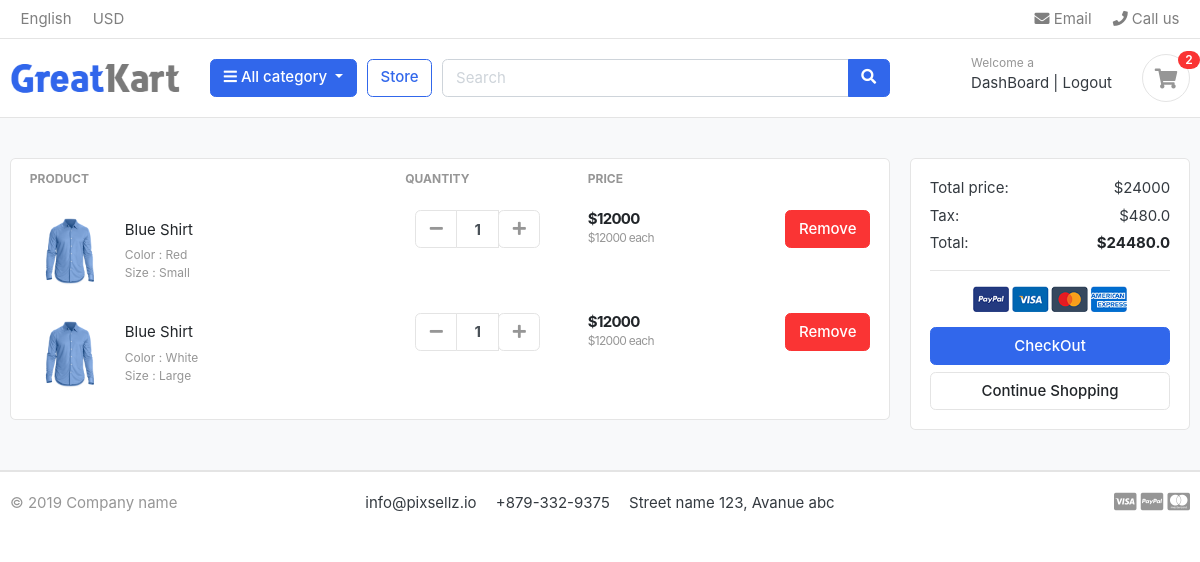
/cart/ (signed in), run on an earlier commit of the app's database.
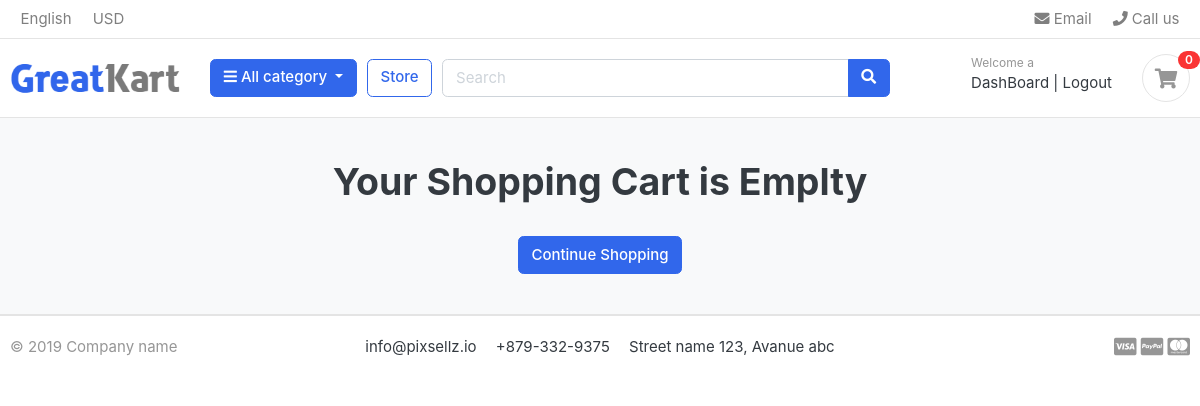
And on a later commit of the database.
### accounts/models.py (models this page shows, shortened)
class Account(AbstractBaseUser):
    first_name   = models.CharField(max_length=50)
    last_name    = models.CharField(max_length=50)
    username     = models.CharField(max_length=50 ,unique=True)
    email        = models.EmailField(max_length=100 , unique=True)
    phone_number = models.CharField(max_length=50)
    date_joined     =models.DateTimeField(auto_now_add=True)
    last_login      =models.DateTimeField(auto_now_add=True)
    is_admin        =models.BooleanField(default=False)
    is_staff        =models.BooleanField(default=False)
    is_active       =models.BooleanField(default=False)
    is_superadmin   =models.BooleanField(default=False)
    USERNAME_FIELD = 'email'
    REQUIRED_FIELDS = ['username','first_name' , 'last_name']
    objects =MyAccountManager()

### carts/models.py (models this page shows, shortened)
class CartItem(models.Model):
    user = models.ForeignKey(Account , on_delete=models.CASCADE , null=True)
    product  = models.ForeignKey(Product , on_delete=models.CASCADE)
    variations = models.ManyToManyField(Variation, blank=True)
    cart     = models.ForeignKey(Cart , on_delete=models.CASCADE , null=True)
    quantity = models.IntegerField()
    is_active = models.BooleanField(default=True)
    def sub_total(self):
        return self.product.price * self.quantity

### store/models.py (models this page shows, shortened)
class Product(models.Model):
    product_name    =models.CharField(max_length=200 , unique=True)
    slug            =models.SlugField(max_length=200 , unique=True)
    description     =models.CharField(max_length=500 , unique=True)
    price           =models.IntegerField()
    image           =models.ImageField(upload_to='photos/products')
    stock           =models.IntegerField()
    is_available    =models.BooleanField(default=True)
    category        =models.ForeignKey(Category, on_delete=models.CASCADE)
    created_date    =models.DateTimeField(auto_now_add=True)
    modified_date   =models.DateTimeField(auto_now=True)
    def get_url(self):
        return reverse('product_details' , args=[self.category.slug, self.slug])

class Variation(models.Model):
    product = models.ForeignKey(Product , on_delete=models.CASCADE)
    variation_category = models.CharField(max_length=100,choices=variation_category_choice)
    variation_value = models.CharField(max_length=100)
    is_active = models.BooleanField(default=True)
    create_date = models.DateTimeField(auto_now=True)
    objects = VariationManager()

### carts/views.py (the view)
# urls.py: path('cart/', include('carts.urls')),
def cart(request ,total =0 ,quantity=0 ,cart_items = None):
    try:
        tax =0
        grand_total = 0
        if request.user.is_authenticated:
            cart_items = CartItem.objects.filter(user = request.user , is_active =True)
        else:
            cart = Cart.objects.get(cart_id = _cart_id(request))
            cart_items = CartItem.objects.filter(cart = cart , is_active =True)
        for cart_item in cart_items:
            total += (cart_item.product.price * cart_item.quantity)
            quantity += cart_item.quantity
        tax = (2 * total)/100
        grand_total  = total +tax
    except ObjectDoesNotExist:
        pass
    context ={
            'total' : total,
            'quantity':quantity,
            'cart_items' : cart_items,
            'tax':tax,
            'grand_total' : grand_total
        }
    return render(request, 'cart/cart.html',context)

### carts/context_processors.py (called while the page is built)
def counter(request):
    cart_counter = 0
    if 'admin' in request.path:
        return {}
    else:
        try:
            cart = Cart.objects.filter(cart_id = _cart_id(request))
            if request.user.is_authenticated:
                cart_items =CartItem.objects.all().filter(user = request.user)
            else:
                cart_items = CartItem.objects.all().filter(cart = cart[:1])
            for cart_item in cart_items:
                cart_counter += cart_item.quantity
        except Cart.DoesNotExist:
            cart_counter =0
    return dict(cart_counter = cart_counter)

### carts/views.py (called while the page is built)
def _cart_id(request):
    cart = request.session.session_key
    if not cart:
        cart = request.session.create()
    return cart

### category/context_processors.py (called while the page is built)
def menu_links(request):
    links = Category.objects.all()
    return dict(links = links)

### category/models.py (called while the page is built)
    def get_url(self):
        return reverse('product_by_category' ,args=[self.slug])

### templates/cart/cart.html (shortened to what this page needs)
{% extends 'base.html' %}
{% load static %}
{% block content%}
<section class="section-content padding-y bg">
<div class="container">
{% if not cart_items %}
		<h1 class="text-center"> Your Shopping Cart is Emplty </h1>
		<br>
		<div class="text-center">
				<a href="{% url 'store' %}" class="btn btn-primary"> Continue Shopping </a>
		</div>
{% else %}
<div class="row">
	<aside class="col-lg-9">
<div class="card">
<table class="table table-borderless table-shopping-cart">
<thead class="text-muted">
<tr class="small text-uppercase">
  <th scope="col">Product</th>
  <th scope="col" width="120">Quantity</th>
  <th scope="col" width="120">Price</th>
  <th scope="col" class="text-right" width="200"> </th>
</tr>
</thead>
<tbody>
 {% for cart_item in cart_items %}
<tr>
	<td>
		<figure class="itemside align-items-center">
			<div class="aside"><img src={{cart_item.product.image.url}} class="img-sm"></div>
			<figcaption class="info">
				<a href={{ cart_item.product.get_url }} class="title text-dark">{{ cart_item.product.product_name}}</a>
				<p class="text-muted small">
						{% if cart_item.variations.all%}
								{%for item in cart_item.variations.all%}
									{{ item.variation_category | capfirst }} : {{item.variation_value |capfirst}}
									<br>
								{%endfor%}
						{%endif%}
				</p>
			</figcaption>
		</figure>
	</td>
	<td>
					<div class="col">
						<div class="input-group input-spinner">
							<div class="input-group-prepend">
							<a href={% url 'remove_cart' cart_item.product.id cart_item.id %} class="btn btn-light" type="button" id="button-plus"> <i class="fa fa-minus"></i> </a>
							</div>
							<input type="text" class="form-control"  value="{{cart_item.quantity }}">
							<div class="input-group-append">
							<form action="{% url 'add_cart' cart_item.product.id %}" method="POST">
									<button class="btn btn-light" type="submit" id="button-minus"> <i class="fa fa-plus"></i> </button>
							</form>
						</div>
						</div>
					</div>
	</td>
	<td>
		<div class="price-wrap">
			<var class="price">${{ cart_item.sub_total }}</var>
			<small class="text-muted"> ${{ cart_item.product.price }} each </small>
		</div>
	</td>
	<td class="text-right">
	<a href={% url 'remove_cart_item' cart_item.product.id  cart_item.id%} onclick="return confirm('Are You Want to delete this Item?')" class="btn btn-danger"> Remove</a>
	</td>
</tr>
{% endfor %}
</tbody>
</table>
</div>
	</aside>
	<aside class="col-lg-3">
		<div class="card">
		<div class="card-body">
			<dl class="dlist-align">
			  <dt>Total price:</dt>
			  <dd class="text-right">${{total}}</dd>
			</dl>
			<dl class="dlist-align">
			  <dt>Tax:</dt>
			  <dd class="text-right"> ${{tax}}</dd>
			</dl>
			<dl class="dlist-align">
			  <dt>Total:</dt>
			  <dd class="text-right text-dark b"><strong>${{grand_total}}</strong></dd>
			</dl>
			<hr>
			<p class="text-center mb-3">
				<img src={%static "./images/misc/payments.png"%} height="26">
			</p>
			<a href={% url 'checkout' %} class="btn btn-primary btn-block"> CheckOut </a>
			<a href={% url 'store' %} class="btn btn-light btn-block">Continue Shopping</a>
		</div>
		</div>
</aside>
</div>
{% endif %}
</div>
</section>
{%endblock%}

### templates/base.html (shortened to what this page needs)
<!DOCTYPE HTML>
{% load static %}
<html lang="en">
<head>
<link href="{% static 'css/bootstrap.css' %}" rel="stylesheet" type="text/css"/>
<link href="{% static 'fonts/fontawesome/css/all.min.css' %}" type="text/css" rel="stylesheet">
<link href="{% static 'css/ui.css' %}" rel="stylesheet" type="text/css"/>
<link href="{% static 'css/responsive.css' %}" rel="stylesheet" media="only screen and (max-width: 1200px)" />
</head>
<body>
 {% include 'root/header.html'  %}
		{% block content  %}
		{% endblock  %}
{% include 'root/footer.html' %}
</body>
</html>

### templates/root/header.html (shortened to what this page needs)
{% load static %}
<header class="section-header">
    <nav class="navbar p-md-0 navbar-expand-sm navbar-light border-bottom">
    <div class="container">
      <div class="collapse navbar-collapse" id="navbarTop4">
        <ul class="navbar-nav mr-auto">
            <li class="nav-item dropdown">
                 <a href="#" class="nav-link">   English </a>
            </li>
            <li class="nav-item dropdown">
                <a href="#" class="nav-link"> USD </a>
            </li>
        </ul>
        <ul class="navbar-nav">
            <li><a href="#" class="nav-link"> <i class="fa fa-envelope"></i> Email </a></li>
            <li><a href="#" class="nav-link"> <i class="fa fa-phone"></i> Call us </a></li>
        </ul>
      </div>
    </div>
    </nav>
    <section class="header-main border-bottom">
        <div class="container">
    <div class="row align-items-center">
        <div class="col-lg-2 col-md-3 col-6">
            <a href="{% url 'home' %}" class="brand-wrap">
                <img class="logo" src={%static "./images/logo.png"%}>
            </a>
        </div>
        <div class="col-lg col-sm col-md col-6 flex-grow-0">
            <div class="category-wrap dropdown d-inline-block float-right">
                <button type="button" class="btn btn-primary dropdown-toggle" data-toggle="dropdown">
                    <i class="fa fa-bars"></i> All category
                </button>
            </div>
        </div>
        <a href="{% url 'store' %}" class="btn btn-outline-primary">Store</a>
        <div class="col-lg  col-md-6 col-sm-12 col">
            <form action="{% url 'search' %}" class="search" method='GET'>
                <div class="input-group w-100">
                    <input type="text" class="form-control" style="width:60%;" placeholder="Search" name= "keyword" >
                    <div class="input-group-append">
                      <button class="btn btn-primary" type="submit">
                        <i class="fa fa-search"></i>
                      </button>
                    </div>
                </div>
            </form>
        </div>
        <div class="col-lg-3 col-sm-6 col-8 order-2 order-lg-3">
                    <div class="d-flex justify-content-end mb-3 mb-lg-0">
                        {% if user.id  is  None %}
                        <div class="widget-header">
                            <small class="title text-muted">Welcome guest!</small>
                            <div>
                                <a href="{% url 'login' %}">Sign in</a> <span class="dark-transp"> | </span>
                                <a href="{% url 'register' %}"> Register</a>
                            </div>
                        </div>
                        {% else %}
                        <div class="widget-header">
                            <small class="title text-muted">Welcome {{ user.first_name }}</small>
                            <div>
                                <a href="{% url 'dashboard' %}">DashBoard</a> <span class="dark-transp"> | </span>
                                <a href="{% url 'logout' %}"> Logout</a>
                            </div>
                        </div>
                        {% endif %}
                        <a href={% url 'cart' %} class="widget-header pl-3 ml-3">
                            <div class="icon icon-sm rounded-circle border"><i class="fa fa-shopping-cart"></i></div>
                            <span class="badge badge-pill badge-danger notify">{{cart_counter }}</span>
                        </a>
                    </div>
                </div>
    </div>
        </div>
    </section>
    </header>

### templates/root/footer.html
{% load static %}
<footer class="section-footer border-top">
	<div class="container">
		<section class="footer-bottom border-top row">
			<div class="col-md-2">
				<p class="text-muted"> &copy 2019 Company name </p>
			</div>
			<div class="col-md-8 text-md-center">
				<span  class="px-2">info@pixsellz.io</span>
				<span  class="px-2">+879-332-9375</span>
				<span  class="px-2">Street name 123, Avanue abc</span>
			</div>
			<div class="col-md-2 text-md-right text-muted">
				<i class="fab fa-lg fa-cc-visa"></i>
				<i class="fab fa-lg fa-cc-paypal"></i>
				<i class="fab fa-lg fa-cc-mastercard"></i>
			</div>
		</section>
	</div>
</footer>

### static/css/ui.css (style rules this page uses)
html { font-family: "Inter", sans-serif; font-size: 15px; }
.icon-xs, .icon-sm, .icon-md, .icon-lg { display: inline-block; text-align: center; flex-shrink: 0; flex-grow: 0; }
.icon-sm { width: 48px; height: 48px; line-height: 48px !important; font-size: 20px; }
.padding-y { padding-top: 40px; padding-bottom: 40px; }
.bg { background-color: #f8f9fa; }
p:last-child { margin-bottom: 0; }
.header-main { position: relative; padding-top: 1rem; padding-bottom: 1rem; }
.brand-wrap .logo, .navbar-brand .logo { margin-right: 7px; max-height: 42px; display: inline-block; }
.widget-header { display: inline-block; vertical-align: middle; position: relative; }
.widget-header a { color: #343a40; }
.widget-header i { color: #969696; }
.widget-header .title { display: block; }
.widget-header .notify { position: absolute; top: -3px; right: -10px; }
.footer-bottom { padding-top: 20px; padding-bottom: 20px; }
.notify { position: absolute; top: -4px; right: -10px; display: inline-block; padding: 0.25em 0.6em; font-size: 12px; line-height: 1; text-align: center; border-radius: 3rem; color: #fff; background-color: #fa3434; }

What changed in the data, as far as the page shows it:
removed CartItem: product.image (picture), product.product_name "Blue Shirt", quantity "1", sub_total "12000", product.price "12000"
no longer on this page (row unchanged): Variation: variation_category "Color", variation_value "Red", shown under "Blue Shirt"
no longer on this page (row unchanged): Variation: variation_category "Size", variation_value "Small", shown under "Blue Shirt"
removed CartItem: product.image (picture), product.product_name "Blue Shirt", quantity "1", sub_total "12000", product.price "12000"
no longer on this page (row unchanged): Variation: variation_category "Color", variation_value "White", shown under "Blue Shirt"
no longer on this page (row unchanged): Variation: variation_category "Size", variation_value "Large", shown under "Blue Shirt"
Also different on the page:
{{ cart_counter }}: "2" → "0"
{{ total }}: "24000" → (not shown)
{{ tax }}: "480.0" → (not shown)
{{ grand_total }}: "24480.0" → (not shown)
text no longer shown: "PRODUCT QUANTITY PRICE Total price: $ Tax: $ Total: $ CheckOut"
text now shown: "Your Shopping Cart is Emplty"
